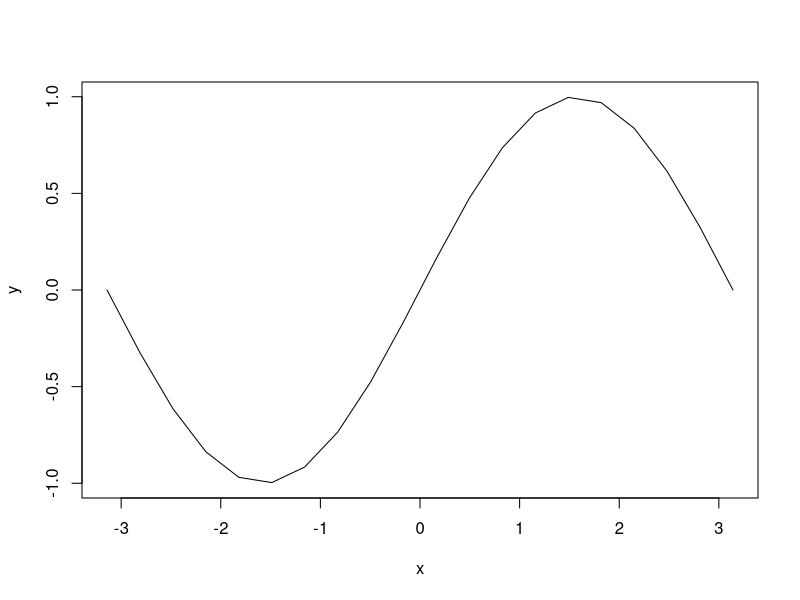
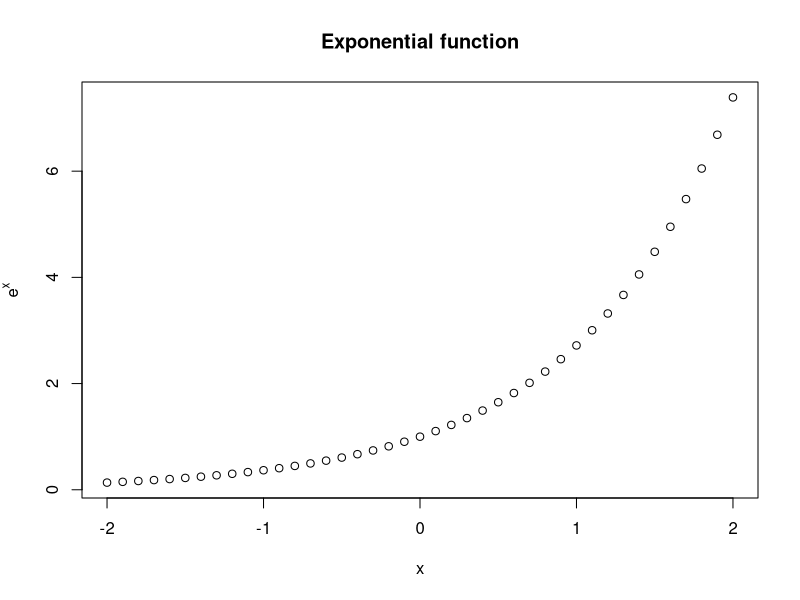
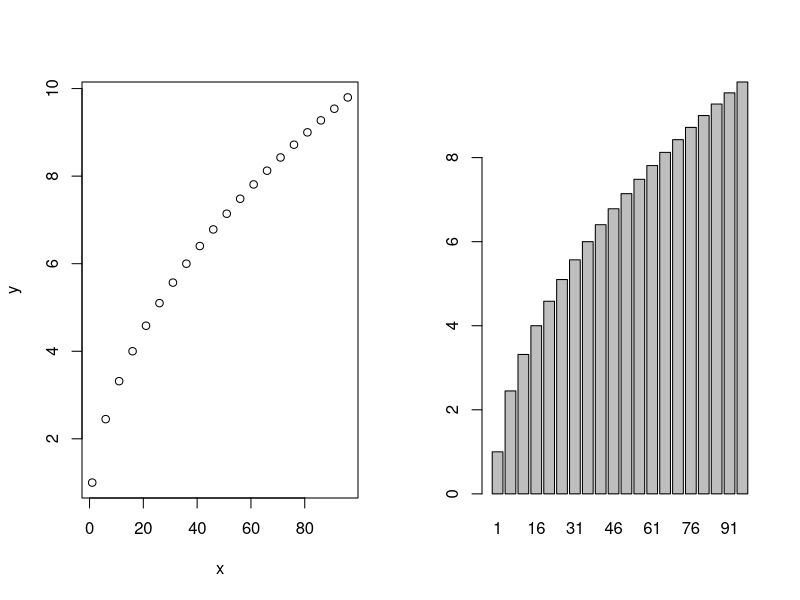

These figures' R source, in order:
# A. Create the following vectors twice: the first using the colon operator and 
# the second using the seq() command
vec1A <- 1:10
vec1B <- seq(from = 1, to = 10, by = 1)

vec2A <- (1:12)[-c(1, 3:6, 8:11)]
vec2B <- seq(from = 2, to = 12, by = 5)

# B. Create a 4x2 matrix of all zeros and store it in a variable (mymat). Then 
# replace the second row in the matrix with a vector consisting of a 3 and a 6
mymat <- matrix(data = 0, nrow = 4, ncol = 2)
mymat[2, ] <- c(3, 6)

# C. Create a vectorx wich consists of 20 equally spaced points in the range from 
# –𝛑 to +𝛑. Create a y vector wich is sin(x) and plot it as a line plot.
x <- seq(from = -pi, to = pi, length.out = 20) 
y <- sin(x)
plot(x, y, type = "l")

# D. Create a 4x6 matrix of random integers, each in the range from -5 to 5; store
# it in a variable (mat). Create another matrix that store for each element the 
# absolute value of the corresponding element in the original matrix (mat_pos).

# Using runif() and round()
set.seed(123) # random number generation seed
mat <- matrix(round(runif(4*6, min = -5, max = 5)), nrow = 4, ncol = 6)
mat_pos <- abs(mat)
# Or using sample()
mat <- matrix(sample(x = -5:5, size=4*6, replace = TRUE), nrow = 4, ncol = 6)
mat_pos <- abs(mat)


# E. Plot exp(x) for values of x ranging from -2 to 2 in steps of 0.1. Put an 
# appropriate title on the plot, and label the axes.
x <- seq(from = -2, to = 2, by = 0.1)
plot(x, exp(x), main = "Exponential function", 
     xlab = "x", ylab = expression(e^x))

# F. Create a vector x with values ranging from 1 to 100 in steps of 5. Create a 
# vector y wichh is the square root of each value in x. Plot these points. Now, 
# use barplot() function instead of plot() to get a bar chart. Keep both plots 
# together.
x <- seq(from = 1, to = 100, by = 5)
y <- sqrt(x)
par(mfrow = c(1, 2))
plot(x, y)
barplot(y, names.arg = x)










